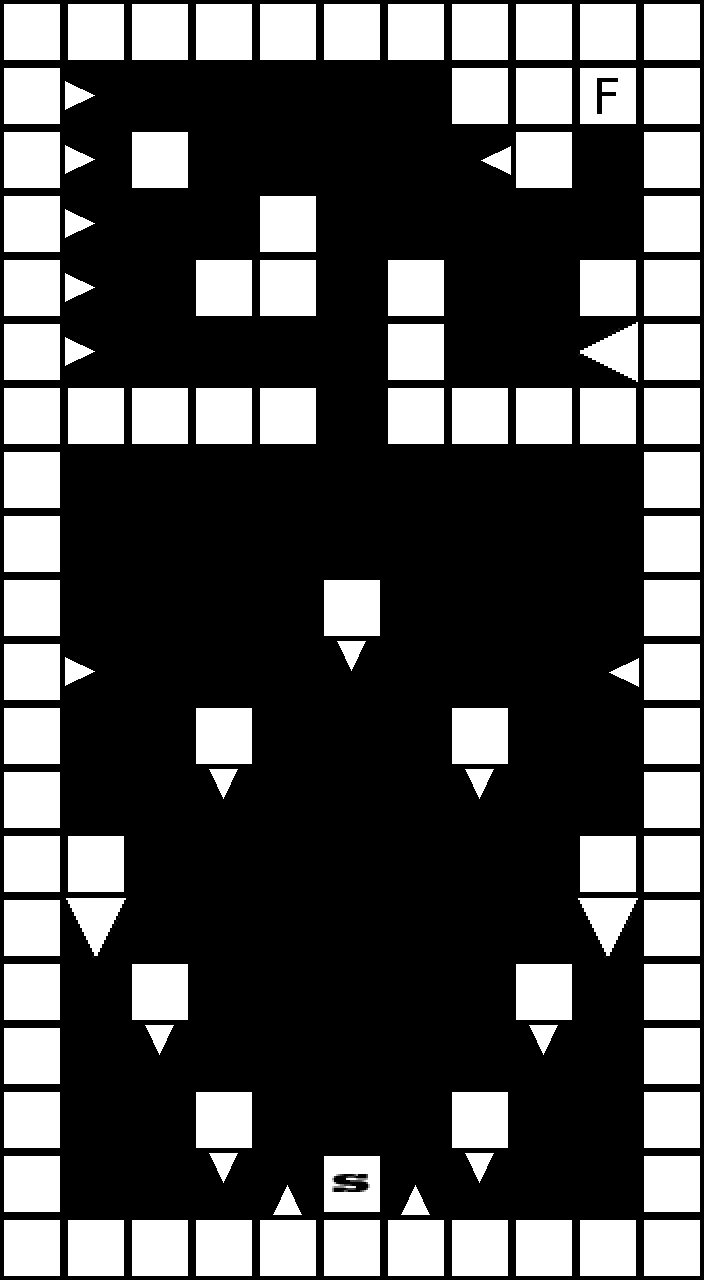

Tiled map render using the project's own tile images. Description and the map definition, with tile-layer contents summarised, below:
An orthogonal 11x20 tile map with 64x64 px tiles, 1 tile layer (Blocks).

<map version="1.0" orientation="orthogonal" width="11" height="20" tilewidth="64" tileheight="64">
 <properties>
  <property name="DoubleJump" value="0" />
  <property name="GameMode" value="Race" />
  <property name="Gravity" value="2000" />
  <property name="JumpMania" value="true" />
  <property name="MirrorMan" value="true" />
 </properties>
 <tileset firstgid="1" name="Sheet" tilewidth="64" tileheight="64">
  <image source="../../../TextureSheets/Sheet.png" width="256" height="256" />
 </tileset>
 <objectgroup name="Objects" width="11" height="20" />
 <layer name="Blocks" width="11" height="20">
  <data>[220 cells, 107 non-empty, 9 distinct tile ids]</data>
 </layer>
</map>
